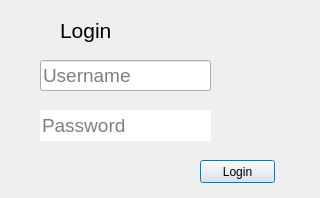
<?xml version="1.0" encoding="UTF-8"?>
<ui version="4.0">
 <class>MainWindow</class>
 <widget class="QDialog" name="MainWindow">
  <property name="geometry">
   <rect>
    <x>0</x>
    <y>0</y>
    <width>320</width>
    <height>198</height>
   </rect>
  </property>
  <property name="windowTitle">
   <string>Dialog</string>
  </property>
  <widget class="QPushButton" name="pushButton">
   <property name="geometry">
    <rect>
     <x>200</x>
     <y>160</y>
     <width>75</width>
     <height>23</height>
    </rect>
   </property>
   <property name="text">
    <string>Login</string>
   </property>
  </widget>
  <widget class="QLineEdit" name="PasswordInput">
   <property name="geometry">
    <rect>
     <x>40</x>
     <y>110</y>
     <width>171</width>
     <height>31</height>
    </rect>
   </property>
   <property name="font">
    <font>
     <pointsize>14</pointsize>
    </font>
   </property>
   <property name="styleSheet">
    <string notr="true">border-color: rgb(170, 0, 0);</string>
   </property>
   <property name="inputMask">
    <string/>
   </property>
   <property name="text">
    <string/>
   </property>
   <property name="maxLength">
    <number>32767</number>
   </property>
   <property name="frame">
    <bool>false</bool>
   </property>
   <property name="echoMode">
    <enum>QLineEdit::Password</enum>
   </property>
   <property name="cursorPosition">
    <number>0</number>
   </property>
   <property name="placeholderText">
    <string>Password</string>
   </property>
  </widget>
  <widget class="QLineEdit" name="UserInput">
   <property name="geometry">
    <rect>
     <x>40</x>
     <y>60</y>
     <width>171</width>
     <height>31</height>
    </rect>
   </property>
   <property name="font">
    <font>
     <pointsize>14</pointsize>
    </font>
   </property>
   <property name="whatsThis">
    <string/>
   </property>
   <property name="styleSheet">
    <string notr="true">border-color: rgb(170, 0, 0);</string>
   </property>
   <property name="inputMask">
    <string/>
   </property>
   <property name="text">
    <string/>
   </property>
   <property name="echoMode">
    <enum>QLineEdit::Normal</enum>
   </property>
   <property name="placeholderText">
    <string>Username</string>
   </property>
  </widget>
  <widget class="QLabel" name="LoginLabel">
   <property name="geometry">
    <rect>
     <x>60</x>
     <y>10</y>
     <width>121</width>
     <height>41</height>
    </rect>
   </property>
   <property name="font">
    <font>
     <pointsize>16</pointsize>
    </font>
   </property>
   <property name="text">
    <string>Login</string>
   </property>
  </widget>
 </widget>
 <resources/>
 <connections/>
</ui>
